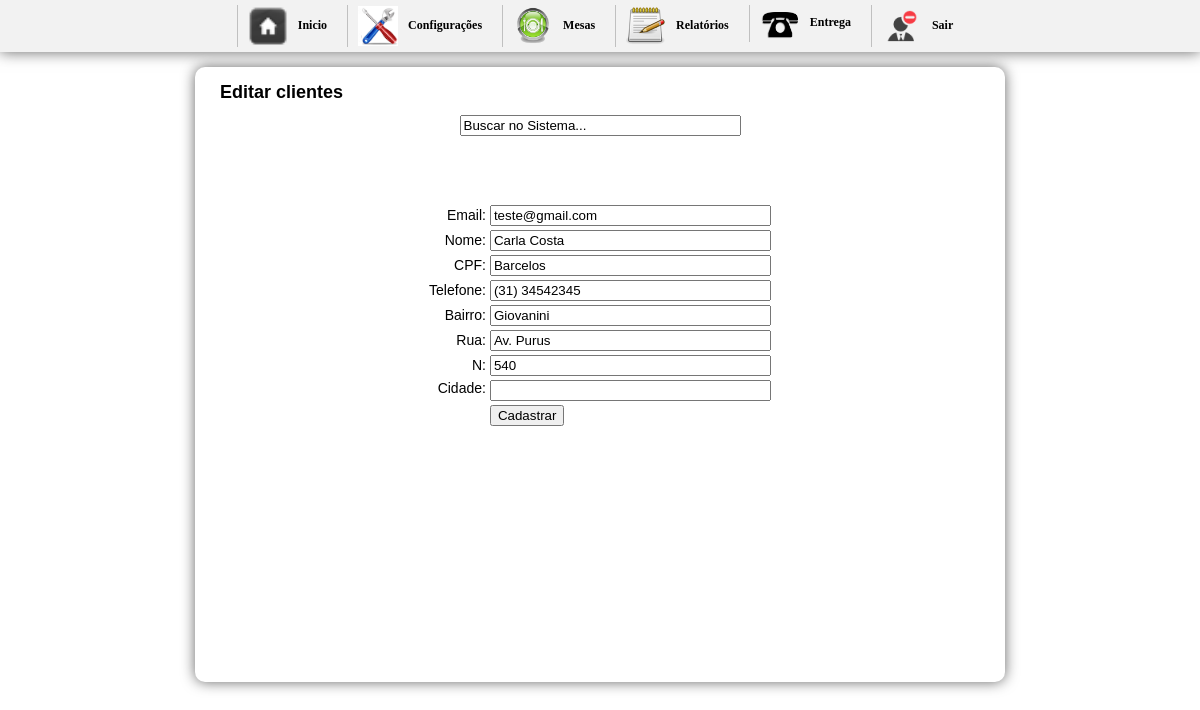
The app's page /inicio.php?btn=editarcliente&id_mesa=46 (signed in) with its own data.
### tables this page shows
CREATE TABLE `pedido` (
  `id_mesa` int(10) NOT NULL AUTO_INCREMENT,
  `numero` int(10) NOT NULL,
  `idGarcon` varchar(200) NOT NULL,
  `situacao` int(1) NOT NULL,
  `email` varchar(50) DEFAULT NULL,
  `nome` varchar(50) DEFAULT NULL,
  `sobrenome` varchar(50) DEFAULT NULL,
  `telefone` varchar(30) DEFAULT NULL,
  `bairro` varchar(50) DEFAULT NULL,
  `rua` varchar(50) DEFAULT NULL,
  `numerocasa` varchar(20) DEFAULT NULL,
  `detalhes` longtext,
  PRIMARY KEY (`id_mesa`)
);

### editarcliente.php (the view, shortened to what this page needs)
<?php require_once('Connections/sistema.php'); ?>
<?php
if (!function_exists("GetSQLValueString")) {
function GetSQLValueString($theValue, $theType, $theDefinedValue = "", $theNotDefinedValue = "")
{
  $theValue = function_exists("mysql_real_escape_string") ? mysql_real_escape_string($theValue) : mysql_escape_string($theValue);
  switch ($theType) {
    case "long":
    case "int":
      $theValue = ($theValue != "") ? intval($theValue) : "NULL";
      break;
  }
  return $theValue;
}
}
$editFormAction = $_SERVER['PHP_SELF'];
if (isset($_SERVER['QUERY_STRING'])) {
  $editFormAction .= "?" . htmlentities($_SERVER['QUERY_STRING']);
}
if (isset($_GET['id_mesa'])){
  $sql = sprintf("SELECT * FROM pedido WHERE id_mesa = %s", GetSQLValueString($_GET['id_mesa'], "int"));
  $result = mysql_query($sql, $sistema) or die(mysql_error());
  $cliente = mysql_fetch_assoc($result);
}
?>
<h1>&nbsp;&nbsp;Editar clientes</h1>
<div class="div"><center>
    <form method="post" action="buscar.php">
      <input size="32" type="text" class="busca" id="busca" name="buscar" value="Buscar no Sistema..." onfocus="if (this.value == 'Buscar no Sistema...') this.value = '';" onblur="if (this.value == '') this.value = 'Buscar no Sistema...';" />
    </form></center>
  </div>
<br />
<div id="conteudo">
  <form action="<?php echo $editFormAction; ?>" method="post" name="form2" id="form2">
    <table align="center">
      <tr valign="baseline">
        <td nowrap="nowrap" align="right">Email:</td>
        <td><input type="text" name="email" value="<?php echo $cliente['email'] ?>" size="32" /></td>
      </tr>
      <tr valign="baseline">
        <td nowrap="nowrap" align="right">Nome:</td>
        <td><input type="text" name="nome" value="<?php echo $cliente['nome'] ?>" size="32" /></td>
      </tr>
      <tr valign="baseline">
        <td nowrap="nowrap" align="right">CPF:</td>
        <td><input type="text" name="sobrenome" value="<?php echo $cliente['sobrenome'] ?>" size="32" /></td>
      </tr>
      <tr valign="baseline">
        <td nowrap="nowrap" align="right">Telefone:</td>
        <td><input type="text" name="telefone" value="<?php echo $cliente['telefone'] ?>" size="32" /></td>
      </tr>
      <tr valign="baseline">
        <td nowrap="nowrap" align="right">Bairro:</td>
        <td><input type="text" name="bairro" value="<?php echo $cliente['bairro'] ?>" size="32" /></td>
      </tr>
      <tr valign="baseline">
        <td nowrap="nowrap" align="right">Rua:</td>
        <td><input type="text" name="rua" value="<?php echo $cliente['rua'] ?>" size="32" /></td>
      </tr>
      <tr valign="baseline">
        <td nowrap="nowrap" align="right">N:</td>
        <td><input type="text" name="numerocasa" value="<?php echo $cliente['numerocasa'] ?>" size="32" /></td>
      </tr>
      <tr valign="baseline">
        <td nowrap="nowrap" align="right" valign="top">Cidade:</td>
        <td><input type="text" name="detalhes" value="<?php echo $cliente['detalhes'] ?>" size="32" /></td>
      </tr>
      <tr valign="baseline">
        <td nowrap="nowrap" align="right">&nbsp;</td>
        <td><input type="submit" value="Cadastrar" /></td>
      </tr>
    </table>
  </form>
  <p>&nbsp;</p>
</div>
<p>&nbsp;</p>

### css/css.css (style rules this page uses)
#conteudo { width:600px; height:auto; margin:auto; padding-top:50px; }
body { margin-left: 0px;margin-top: 0px;margin-right: 0px;margin-bottom: 0px; background-color:#FFF; font-family:Verdana, Geneva, sans-serif; font-size:14px; }
h1 { font-size:18px; margin-top:0; }

### records on screen
pedido: email "teste@gmail.com", nome "Carla Costa", sobrenome "Barcelos", telefone "(31) 34542345", bairro "Giovanini", rua "Av. Purus", numerocasa "540"
